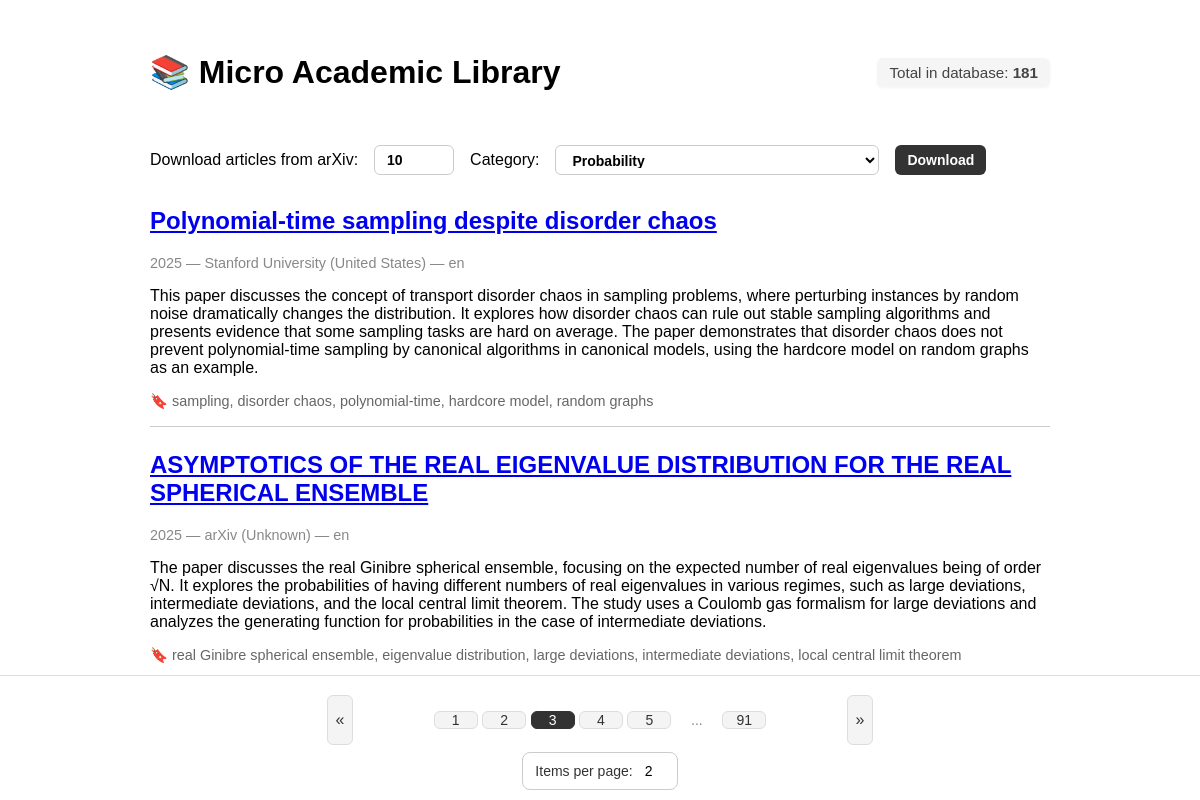
Screenshot of /?page=3&per_page=2 with the database file from the repository.
### app/models.py (models this page shows, shortened)
class Publication(Base):
    __tablename__ = "publications"
    id = Column(Integer, primary_key=True, index=True)
    title = Column(Text, nullable=False)
    summary = Column(Text)
    tags = Column(Text)
    year = Column(Integer)
    organization = Column(String)
    country = Column(String)
    language = Column(String)
    pdf_link = Column(Text, nullable=False)
    source = Column(String)
    created_at = Column(DateTime, default=datetime.utcnow)

### app/main.py (the view)
@app.get("/", response_class=HTMLResponse)
async def show_publications(request: Request, page: int = 1, per_page: int = 2):
    skip = (page - 1) * per_page
    with SessionLocal() as db:
        total = db.query(Publication).count()
        total_pages = (total + per_page - 1) // per_page
        pubs = db.query(Publication).order_by(Publication.created_at.desc()).offset(skip).limit(per_page).all()
        for p in pubs:
            p.tags = json.loads(p.tags or "[]")
    return templates.TemplateResponse("index.html", {
        "request": request,
        "publications": pubs,
        "page": page,
        "per_page": per_page,
        "total_pages": total_pages,
        "total_publications": total,
        "categories": fetch_arxiv_categories()
    })

### app/templates/index.html (shortened to what this page needs)
<!DOCTYPE html>
<html lang="en">
<head>
    <link rel="stylesheet" href="/static/style.css">
</head>
<body>
<div class="header">
    <div class="logo-title">
        <h1>📚 Micro Academic Library</h1>
    </div>
    <div class="counter">
        Total in database: <strong>{{ total_publications }}</strong>
    </div>
</div>
<form id="arxiv-form">
    <label for="limit">Download articles from arXiv:</label>
    <input type="number" id="limit" name="limit" min="1" max="100" value="10">
    <label for="category">Category:</label>
    <select id="category" name="category">
        {% for code, name in categories.items() %}
        <option value="{{ code }}">{{ name }}</option>
        {% endfor %}
    </select>
    <button type="submit">Download</button>
</form>
{% for pub in publications %}
<div class="publication">
    <h2><a href="{{ pub.pdf_link }}" target="_blank">{{ pub.title }}</a></h2>
    <div class="meta">
        {{ pub.year }} — {{ pub.organization or "Unknown" }} ({{ pub.country or "Unknown" }}) — {{ pub.language }}
    </div>
    <p>{{ pub.summary }}</p>
    <div class="tags">
        🔖 {{ pub.tags | join(", ") }}
    </div>
</div>
{% else %}
<p>No publications found.</p>
{% endfor %}
<div class="pagination-bar">
    <div class="pagination">
        <div class="pagination-left">
            {% if page > 1 %}
            <a href="/?page={{ page - 1 }}&per_page={{ per_page }}" class="nav-button">«</a>
            {% else %}
            <span class="nav-button disabled">«</span>
            {% endif %}
        </div>
        <div class="pagination-center">
            {% set start = 1 if page - 2 < 1 else page - 2 %}
            {% set end = total_pages if page + 2 > total_pages else page + 2 %}
            {% for p in range(start, end + 1) %}
            {% if p == page %}
            <span class="page-num active">{{ p }}</span>
            {% else %}
            <a href="/?page={{ p }}&per_page={{ per_page }}" class="page-num">{{ p }}</a>
            {% endif %}
            {% endfor %}
            {% if end < total_pages %}
            {% if end < total_pages - 1 %}
            <span class="page-num dots">...</span>
            {% endif %}
            <a href="/?page={{ total_pages }}&per_page={{ per_page }}" class="page-num">{{ total_pages }}</a>
            {% endif %}
        </div>
        <div class="pagination-right">
            {% if page < total_pages %}
            <a href="/?page={{ page + 1 }}&per_page={{ per_page }}" class="nav-button">»</a>
            {% else %}
            <span class="nav-button disabled">»</span>
            {% endif %}
        </div>
    </div>
    <form method="get" id="per-page-form" class="per-page-form">
        <div class="select-wrapper">
            <label for="per_page" class="select-label">Items per page:</label>
            <div class="select-container">
                <select id="per_page" name="per_page" onchange="this.form.submit()">
                    {% for option in [1, 2, 5, 10, 20, 50] %}
                    <option value="{{ option }}" {% if per_page == option %}selected{% endif %}>{{ option }}</option>
                    {% endfor %}
                </select>
            </div>
        </div>
    </form>
</div>
</body>
</html>

### app/static/style.css (style rules this page uses)
.pagination { width: 580px; height: 0; display: flex; justify-content: space-between; align-items: center; box-sizing: border-box; margin-top: 2rem; }
.pagination-left, .pagination-right { width: 60px; display: flex; align-items: center; justify-content: center; height: 100%; }
.page-num { padding: 0px 6px; border-radius: 6px; text-decoration: none; font-weight: 500; transition: background 0.2s ease; font-size: 14px; min-width: 30px; text-align: center; display: inline-block; }
.page-num { background: #f4f4f4; color: #333; border: 1px solid #ddd; }
.page-num.active { background: #333; color: white; border: 1px solid #333; cursor: default; }
.page-num.dots { background: none; border: none; color: #888; cursor: default; }
.nav-button { padding: 4px 8px; border-radius: 6px; background: #f4f4f4; color: #333; border: 1px solid #ddd; text-decoration: none; height: 40px; display: flex; align-items: center; justify-content: center; }
.pagination-bar { position: fixed; bottom: 0; left: 0; height: 100px; width: 100%; padding: 12px 0; background: white; border-top: 1px solid #ddd; z-index: 100; display: flex; flex-direction: column; align-items: center; }
body { font-family: sans-serif; padding: 2rem; max-width: 900px; margin: auto; }
.publication { border-bottom: 1px solid #ccc; margin-bottom: 1.5rem; padding-bottom: 1rem; }
.tags { font-size: 0.9rem; color: #666; margin-top: 0.3rem; }
.meta { font-size: 0.9rem; color: #888; }
form#arxiv-form { display: flex; align-items: center; gap: 1rem; margin-bottom: 2rem; }
form#arxiv-form input[type="number"], form#arxiv-form button, form#arxiv-form select { padding: 6px 12px; border-radius: 6px; font-weight: bold; font-size: 14px; height: 30px; box-sizing: border-box; }
form#arxiv-form input[type="number"] { width: 80px; border: 1px solid #ccc; }
form#arxiv-form button { background: #333; color: white; border: none; cursor: pointer; }
form#arxiv-form select { border: 1px solid #ccc; background: white; cursor: pointer; }
.per-page-form { display: flex; justify-content: center; align-items: center; gap: 0.5rem; margin-top: 1rem; padding-top: 1rem; font-size: 14px; color: #333; }
.per-page-form label { font-weight: 500; }
.per-page-form select { padding: 4px 8px; border-radius: 6px; border: 1px solid #ccc; background: white; font-size: 14px; appearance: none; -webkit-appearance: none; -moz-appearance: none; cursor: pointer; }
.select-wrapper { display: flex; align-items: center; gap: 0.5rem; padding: 6px 12px; border: 1px solid #ccc; border-radius: 8px; cursor: pointer; background: #fff; transition: box-shadow 0.2s ease; }
.select-wrapper select { border: none; background: transparent; font-size: 14px; cursor: pointer; padding: 4px; }
.header { display: flex; justify-content: space-between; align-items: center; margin-bottom: 2rem; }
.logo-title { display: flex; align-items: center; gap: 0.5rem; }
.counter { font-size: 0.95rem; color: #444; background: #f5f5f5; padding: 6px 12px; border-radius: 6px; box-shadow: 0 1px 3px rgba(0,0,0,0.05); }

### rows the page displays
Publication: title "Polynomial-time sampling despite disorder chaos", year "2025", organization "Stanford University", country "United States", language "en", summary "This paper discusses the concept of transport disorder chaos in sampling problems, where perturbing instances by random noise dramatically changes the distribution. It explores how disorder chaos can rule out stable sampling algorithms and presents evidence that some sampling tasks are hard on average. The paper demonstrates that disorder chaos does not prevent polynomial-time sampling by canonical algorithms in canonical models, using the hardcore model on random graphs as an example.", tags "sampling, disorder chaos, polynomial-time, hardcore model, random graphs"
Publication: title "ASYMPTOTICS OF THE REAL EIGENVALUE DISTRIBUTION FOR THE REAL SPHERICAL ENSEMBLE", year "2025", organization "arXiv", country "Unknown", language "en", summary "The paper discusses the real Ginibre spherical ensemble, focusing on the expected number of real eigenvalues being of order √N. It explores the probabilities of having different numbers of real eigenvalues in various regimes, such as large deviations, intermediate deviations, and the local central limit theorem. The study uses a Coulomb gas formalism for large deviations and analyzes the generating function for probabilities in the case of intermediate deviations.", tags "real Ginibre spherical ensemble, eigenvalue distribution, large deviations, intermediate deviations, local central limit theorem"

### other values shown
{{ total_publications }} "181"
{{ p }} "1" "2" "4" "5"
{{ p }} "3"
{{ total_pages }} "91"
form field category "Probability"
form field per_page "2"
